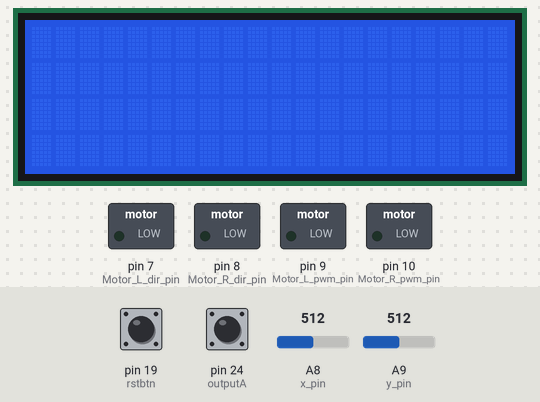
This sketch was run on a simulated Arduino Mega 2560, built with avr-gcc and run on an emulated ATmega2560. Parts: 20×4 character LCD, switched loads named in the sketch (green lamp = pin HIGH). The test bench sets the inputs (shaded band); at power-on: A8 (x_pin) = 512, A9 (y_pin) = 512, pin 19 (rstbtn) HIGH, pin 24 (outputA) HIGH. What the sketch prints to the serial monitor is not drawn.

Above: at 1.4 s.
1.5 s: A8 (x_pin) set to 483
At 2.4 s:
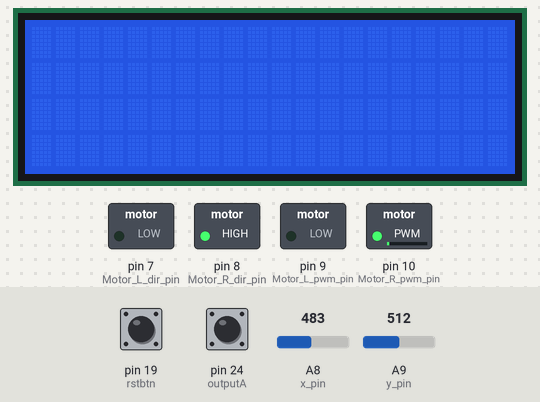
3.0 s: A9 (y_pin) set to 474
At 3.19 s:
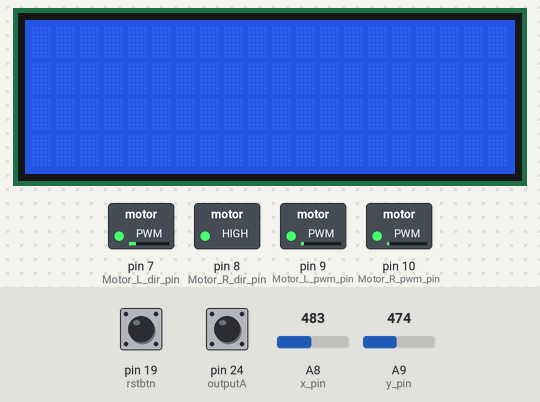
6.0 s: A8 (x_pin) set to 500
At 6.6 s:
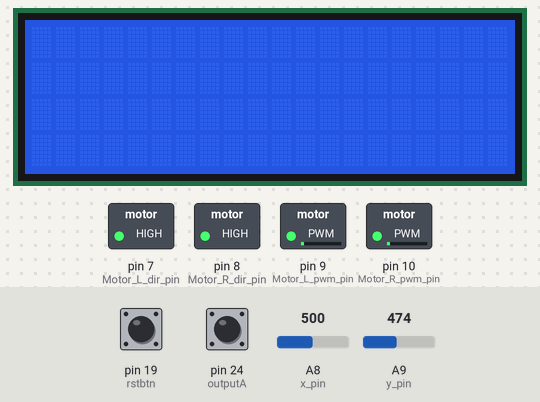
7.5 s: A9 (y_pin) set to 500
At 7.8 s:
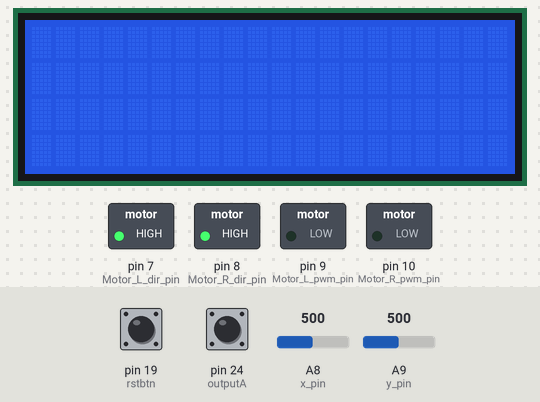
9.0 s: A8 (x_pin) set to 526
10.5 s: A8 (x_pin) set to 546
At 11.6 s:
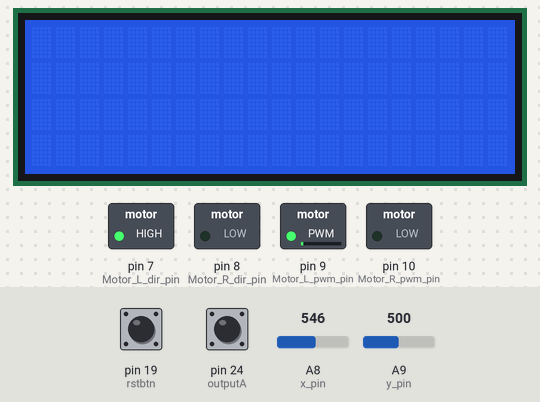
Timing chart, 0 to 13.0 s (numbered marks = the images above; inputs shaded):
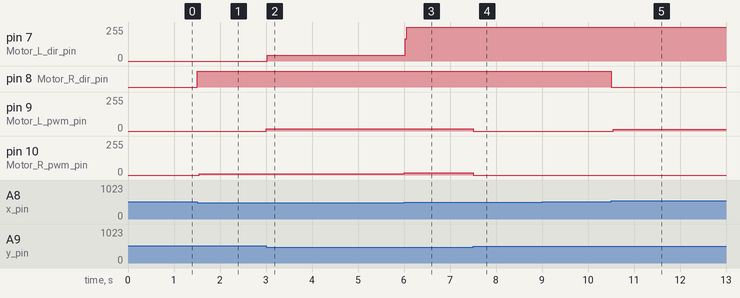

Measured:
- the behaviour switches between 490 and 489 on A8 (x_pin) (found by bisection; images 0 and 1)
- the behaviour switches between 533 and 534 on A8 (x_pin) (found by bisection; images 4 and 5)
- after the input at 1.5 s, pin 8 (Motor_R_dir_pin): LOW → HIGH at once; pin 10 (Motor_R_pwm_pin): 0/255 → 11/255 at once
- after the input at 3.0 s, pin 7 (Motor_L_dir_pin): 0/255 → 43/255 at once; pin 9 (Motor_L_pwm_pin): 0/255 → 18/255 at once
- after the input at 6.0 s, pin 7 (Motor_L_dir_pin): 43/255 → 255/255 at once; pin 10 (Motor_R_pwm_pin): 11/255 → 18/255 after 0.00 s instead of 1.0 s
- after the input at 7.5 s, pin 9 (Motor_L_pwm_pin), pin 10 (Motor_R_pwm_pin): 18/255 → 0/255 at once
- after the input at 9.0 s, every drawn part: stays the same
- after the input at 10.5 s, pin 8 (Motor_R_dir_pin): HIGH → LOW at once; pin 9 (Motor_L_pwm_pin): 0/255 → 12/255 at once

The sketch:

getCounter.ino
```cpp
#define Motor_forward         0
#define Motor_return          1
#define Motor_L_dir_pin       7
#define Motor_R_dir_pin       8
#define Motor_L_pwm_pin       9
#define Motor_R_pwm_pin       10
#define rstbtn  19  //reset button pin//SW


volatile int buttonPin = 19;     // the number of the pushbutton pin
const int x_pin = A8, y_pin = A9;//horizontal/vertical analog pin for the joystick
int y_speed = 0;
int x_speed = 0; //turning speed

// Rotary Encoder Inputs
///////Left motor
//#define outputA 23     //CLK to D23
//#define outputB 3     //DT to D3

//////Right motor
#define outputA 24     //CLK to D24
#define outputB 2     //DT to D2

// include the library code:
#include <LiquidCrystal.h>

// initialize the library by associating any needed LCD interface pin
// with the arduino pin number it is connected to
const int rs = 37, en = 36, d4 = 35, d5 = 34, d6 = 33, d7 = 32;
LiquidCrystal lcd(rs, en, d4, d5, d6, d7);

int counter = 0;// amount of pulses
int currentStateA;
int lastStateA;
String currentDir = "";
const double distance = 50;
const float pi = 3.14; // Pi value
const int R = 3;  //Radius of the wheel from center to edge
int N = 0; //number of steps for one rotation
int n = 160;// this value is known from N
unsigned long lastButtonPress = 0;

void setup()
{
  pinMode(buttonPin, INPUT);
  pinMode(Motor_L_dir_pin, OUTPUT);
  pinMode(Motor_R_dir_pin, OUTPUT);
  pinMode(Motor_L_pwm_pin, OUTPUT);
  pinMode(Motor_R_pwm_pin, OUTPUT);

  // set up the LCD's number of columns and rows:
  lcd.begin(20, 4);
  // Setup Serial Monitor
  Serial.begin(9600);

  // Set encoder pins as inputs
  pinMode(outputA, INPUT);
  pinMode(outputB, INPUT);

  // Read the initial state of outputA
  lastStateA = digitalRead(outputA);


  Serial.print("Radius of the wheel from center to edge ?    ");
  Serial.print(R);
  Serial.println("cm");

  Serial.print("How many pulses one round contain ?          ");
  Serial.println(n);

  Serial.print("What is wheel distance in one round ?        ");
  Serial.print(2 * pi * R);
  Serial.println("cm");

  Serial.print("How many pulses driving 50cm gives ?         ");
  Serial.println(50 / ((2 * pi * R) / n));

  Serial.print("How many pulses 1 cm driving gives ?         ");
  Serial.println(1 / ((2 * pi * R) / n));
}

void loop()
{
  if (analogRead(y_pin) > 533)
  {
    digitalWrite(Motor_R_dir_pin, Motor_forward);
    digitalWrite(Motor_L_dir_pin, Motor_forward);
    y_speed = (analogRead(y_pin) / 512.0) * 255 - 255;
  }
  else if (analogRead(y_pin) < 490) {
    digitalWrite(Motor_R_dir_pin, Motor_return);
    digitalWrite(Motor_L_dir_pin, Motor_return);
    y_speed = -(analogRead(y_pin) / 512.0) * 255 + 255;
  }
  else {
    y_speed = 0;
  }
  analogWrite(Motor_L_pwm_pin, y_speed);
  analogWrite(Motor_R_pwm_pin, y_speed);

  if (analogRead(x_pin) < 490) {
    digitalWrite(Motor_R_dir_pin, HIGH);
    digitalWrite(Motor_L_dir_pin, LOW);
    x_speed = -(analogRead(x_pin) / 512.0) * 255 + 255;
    analogWrite(Motor_R_pwm_pin, x_speed);
  }
  else if (analogRead(x_pin) > 533)
  {
    digitalWrite(Motor_R_dir_pin, LOW);
    digitalWrite(Motor_L_dir_pin, HIGH);
    x_speed = (analogRead(x_pin) / 512.0) * 255 - 255;
    analogWrite(Motor_L_pwm_pin, x_speed);
  }
  else {
    x_speed = 0;
  }


  // Read the current state of outputA
  currentStateA = digitalRead(outputA);

  // If last and current state of outputA are different, then pulse occurred
  // React to only 1 state change to avoid double count
  if (currentStateA != lastStateA  && currentStateA == 1) {
    // If the outputB state is different than the outputA state then
    // the encoder is rotating CCW so decrement
    if (digitalRead(outputB) != currentStateA) {
      counter --;
      currentDir = "ACW";// anti-clockwise
    }
    else {
      // Encoder is rotating CW so increment
      counter ++;
      currentDir = "CW ";//clockwise
    }

    Serial.print("Direction: ");
    Serial.print(currentDir);
    Serial.print(" | Total counter: ");
    Serial.print(counter);// counter for one round is the steps number
    Serial.print("| Average");
    Serial.println(((2 * pi * R) / distance) * counter);

if (counter < 30)
      Serial.println("30");
    else if (counter < 50)
      Serial.println("50");
  }
  // Remember last outputA state
  lastStateA = currentStateA;
  // Put in a slight delay to help debounce the reading
  delay(1);

  if (digitalRead(rstbtn) == LOW) {
    counter = 0;
    //if 50ms have passed since last LOW pulse, it means that the
    //button has been pressed, released and pressed again
    if (millis() - lastButtonPress > 50) {
      Serial.println("Button pressed!");
    }
    // Remember last button press event
    lastButtonPress = millis();
  }
}
```
